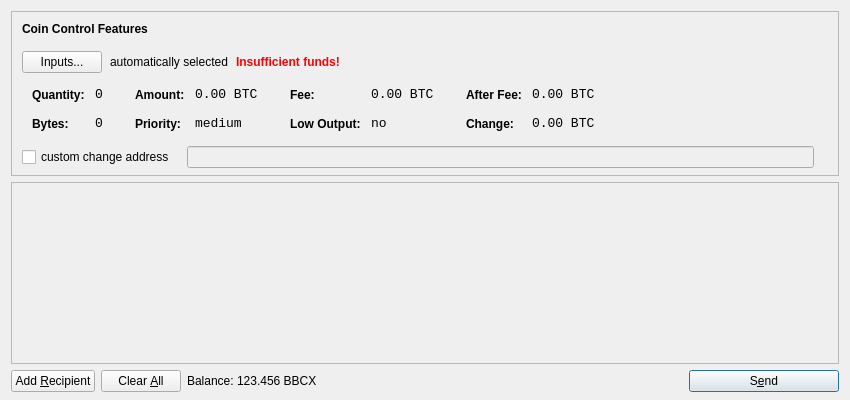
<?xml version="1.0" encoding="UTF-8"?>
<ui version="4.0">
 <class>SendCoinsDialog</class>
 <widget class="QDialog" name="SendCoinsDialog">
  <property name="geometry">
   <rect>
    <x>0</x>
    <y>0</y>
    <width>850</width>
    <height>400</height>
   </rect>
  </property>
  <property name="windowTitle">
   <string>Send Coins</string>
  </property>
  <layout class="QVBoxLayout" name="verticalLayout" stretch="0,1,0">
   <property name="bottomMargin">
    <number>8</number>
   </property>
   <item>
    <widget class="QFrame" name="frameCoinControl">
     <property name="sizePolicy">
      <sizepolicy hsizetype="Expanding" vsizetype="Expanding">
       <horstretch>0</horstretch>
       <verstretch>0</verstretch>
      </sizepolicy>
     </property>
     <property name="maximumSize">
      <size>
       <width>16777215</width>
       <height>16777215</height>
      </size>
     </property>
     <property name="frameShape">
      <enum>QFrame::StyledPanel</enum>
     </property>
     <property name="frameShadow">
      <enum>QFrame::Sunken</enum>
     </property>
     <layout class="QVBoxLayout" name="verticalLayoutCoinControl2">
      <property name="spacing">
       <number>-1</number>
      </property>
      <property name="leftMargin">
       <number>0</number>
      </property>
      <property name="topMargin">
       <number>0</number>
      </property>
      <property name="rightMargin">
       <number>0</number>
      </property>
      <property name="bottomMargin">
       <number>6</number>
      </property>
      <item>
       <layout class="QVBoxLayout" name="verticalLayoutCoinControl" stretch="0,0,0,0,1">
        <property name="spacing">
         <number>0</number>
        </property>
        <property name="leftMargin">
         <number>10</number>
        </property>
        <property name="topMargin">
         <number>10</number>
        </property>
        <item>
         <layout class="QHBoxLayout" name="horizontalLayoutCoinControl1">
          <property name="bottomMargin">
           <number>15</number>
          </property>
          <item>
           <widget class="QLabel" name="labelCoinControlFeatures">
            <property name="sizePolicy">
             <sizepolicy hsizetype="Preferred" vsizetype="Maximum">
              <horstretch>0</horstretch>
              <verstretch>0</verstretch>
             </sizepolicy>
            </property>
            <property name="font">
             <font>
              <weight>75</weight>
              <bold>true</bold>
             </font>
            </property>
            <property name="styleSheet">
             <string notr="true">font-weight:bold;</string>
            </property>
            <property name="text">
             <string>Coin Control Features</string>
            </property>
           </widget>
          </item>
         </layout>
        </item>
        <item>
         <layout class="QHBoxLayout" name="horizontalLayoutCoinControl2" stretch="0,0,0,0">
          <property name="spacing">
           <number>8</number>
          </property>
          <property name="bottomMargin">
           <number>10</number>
          </property>
          <item>
           <widget class="QPushButton" name="pushButtonCoinControl">
            <property name="styleSheet">
             <string notr="true"/>
            </property>
            <property name="text">
             <string>Inputs...</string>
            </property>
           </widget>
          </item>
          <item>
           <widget class="QLabel" name="labelCoinControlAutomaticallySelected">
            <property name="text">
             <string>automatically selected</string>
            </property>
            <property name="margin">
             <number>5</number>
            </property>
           </widget>
          </item>
          <item>
           <widget class="QLabel" name="labelCoinControlInsuffFunds">
            <property name="font">
             <font>
              <weight>75</weight>
              <bold>true</bold>
             </font>
            </property>
            <property name="styleSheet">
             <string notr="true">color:red;font-weight:bold;</string>
            </property>
            <property name="text">
             <string>Insufficient funds!</string>
            </property>
            <property name="margin">
             <number>5</number>
            </property>
           </widget>
          </item>
          <item>
           <spacer name="horizontalSpacerCoinControl">
            <property name="orientation">
             <enum>Qt::Horizontal</enum>
            </property>
            <property name="sizeHint" stdset="0">
             <size>
              <width>40</width>
              <height>1</height>
             </size>
            </property>
           </spacer>
          </item>
         </layout>
        </item>
        <item>
         <widget class="QWidget" name="widgetCoinControl" native="true">
          <property name="sizePolicy">
           <sizepolicy hsizetype="Preferred" vsizetype="Preferred">
            <horstretch>0</horstretch>
            <verstretch>0</verstretch>
           </sizepolicy>
          </property>
          <property name="minimumSize">
           <size>
            <width>0</width>
            <height>0</height>
           </size>
          </property>
          <property name="styleSheet">
           <string notr="true"/>
          </property>
          <layout class="QHBoxLayout" name="horizontalLayoutCoinControl5">
           <property name="margin">
            <number>0</number>
           </property>
           <item>
            <layout class="QHBoxLayout" name="horizontalLayoutCoinControl3" stretch="0,0,0,1">
             <property name="spacing">
              <number>20</number>
             </property>
             <property name="topMargin">
              <number>0</number>
             </property>
             <property name="bottomMargin">
              <number>10</number>
             </property>
             <item>
              <layout class="QFormLayout" name="formLayoutCoinControl1">
               <property name="horizontalSpacing">
                <number>10</number>
               </property>
               <property name="verticalSpacing">
                <number>14</number>
               </property>
               <property name="leftMargin">
                <number>10</number>
               </property>
               <property name="topMargin">
                <number>4</number>
               </property>
               <property name="rightMargin">
                <number>6</number>
               </property>
               <item row="0" column="0">
                <widget class="QLabel" name="labelCoinControlQuantityText">
                 <property name="styleSheet">
                  <string notr="true">font-weight:bold;</string>
                 </property>
                 <property name="text">
                  <string>Quantity:</string>
                 </property>
                 <property name="margin">
                  <number>0</number>
                 </property>
                </widget>
               </item>
               <item row="0" column="1">
                <widget class="QLabel" name="labelCoinControlQuantity">
                 <property name="font">
                  <font>
                   <family>Monospace</family>
                   <pointsize>10</pointsize>
                  </font>
                 </property>
                 <property name="cursor">
                  <cursorShape>IBeamCursor</cursorShape>
                 </property>
                 <property name="contextMenuPolicy">
                  <enum>Qt::ActionsContextMenu</enum>
                 </property>
                 <property name="text">
                  <string notr="true">0</string>
                 </property>
                 <property name="margin">
                  <number>0</number>
                 </property>
                 <property name="textInteractionFlags">
                  <set>Qt::LinksAccessibleByMouse|Qt::TextSelectableByKeyboard|Qt::TextSelectableByMouse</set>
                 </property>
                </widget>
               </item>
               <item row="1" column="0">
                <widget class="QLabel" name="labelCoinControlBytesText">
                 <property name="styleSheet">
                  <string notr="true">font-weight:bold;</string>
                 </property>
                 <property name="text">
                  <string>Bytes:</string>
                 </property>
                </widget>
               </item>
               <item row="1" column="1">
                <widget class="QLabel" name="labelCoinControlBytes">
                 <property name="font">
                  <font>
                   <family>Monospace</family>
                   <pointsize>10</pointsize>
                  </font>
                 </property>
                 <property name="cursor">
                  <cursorShape>IBeamCursor</cursorShape>
                 </property>
                 <property name="contextMenuPolicy">
                  <enum>Qt::ActionsContextMenu</enum>
                 </property>
                 <property name="text">
                  <string notr="true">0</string>
                 </property>
                 <property name="textInteractionFlags">
                  <set>Qt::LinksAccessibleByMouse|Qt::TextSelectableByKeyboard|Qt::TextSelectableByMouse</set>
                 </property>
                </widget>
               </item>
              </layout>
             </item>
             <item>
              <layout class="QFormLayout" name="formLayoutCoinControl2">
               <property name="horizontalSpacing">
                <number>10</number>
               </property>
               <property name="verticalSpacing">
                <number>14</number>
               </property>
               <property name="leftMargin">
                <number>6</number>
               </property>
               <property name="topMargin">
                <number>4</number>
               </property>
               <property name="rightMargin">
                <number>6</number>
               </property>
               <item row="0" column="0">
                <widget class="QLabel" name="labelCoinControlAmountText">
                 <property name="styleSheet">
                  <string notr="true">font-weight:bold;</string>
                 </property>
                 <property name="text">
                  <string>Amount:</string>
                 </property>
                 <property name="margin">
                  <number>0</number>
                 </property>
                </widget>
               </item>
               <item row="0" column="1">
                <widget class="QLabel" name="labelCoinControlAmount">
                 <property name="font">
                  <font>
                   <family>Monospace</family>
                   <pointsize>10</pointsize>
                  </font>
                 </property>
                 <property name="cursor">
                  <cursorShape>IBeamCursor</cursorShape>
                 </property>
                 <property name="contextMenuPolicy">
                  <enum>Qt::ActionsContextMenu</enum>
                 </property>
                 <property name="text">
                  <string notr="true">0.00 BTC</string>
                 </property>
                 <property name="textInteractionFlags">
                  <set>Qt::LinksAccessibleByMouse|Qt::TextSelectableByKeyboard|Qt::TextSelectableByMouse</set>
                 </property>
                </widget>
               </item>
               <item row="1" column="0">
                <widget class="QLabel" name="labelCoinControlPriorityText">
                 <property name="styleSheet">
                  <string notr="true">font-weight:bold;</string>
                 </property>
                 <property name="text">
                  <string>Priority:</string>
                 </property>
                </widget>
               </item>
               <item row="1" column="1">
                <widget class="QLabel" name="labelCoinControlPriority">
                 <property name="font">
                  <font>
                   <family>Monospace</family>
                   <pointsize>10</pointsize>
                  </font>
                 </property>
                 <property name="cursor">
                  <cursorShape>IBeamCursor</cursorShape>
                 </property>
                 <property name="contextMenuPolicy">
                  <enum>Qt::ActionsContextMenu</enum>
                 </property>
                 <property name="text">
                  <string>medium</string>
                 </property>
                 <property name="textInteractionFlags">
                  <set>Qt::LinksAccessibleByMouse|Qt::TextSelectableByKeyboard|Qt::TextSelectableByMouse</set>
                 </property>
                </widget>
               </item>
              </layout>
             </item>
             <item>
              <layout class="QFormLayout" name="formLayoutCoinControl3">
               <property name="horizontalSpacing">
                <number>10</number>
               </property>
               <property name="verticalSpacing">
                <number>14</number>
               </property>
               <property name="leftMargin">
                <number>6</number>
               </property>
               <property name="topMargin">
                <number>4</number>
               </property>
               <property name="rightMargin">
                <number>6</number>
               </property>
               <item row="0" column="0">
                <widget class="QLabel" name="labelCoinControlFeeText">
                 <property name="styleSheet">
                  <string notr="true">font-weight:bold;</string>
                 </property>
                 <property name="text">
                  <string>Fee:</string>
                 </property>
                 <property name="margin">
                  <number>0</number>
                 </property>
                </widget>
               </item>
               <item row="0" column="1">
                <widget class="QLabel" name="labelCoinControlFee">
                 <property name="font">
                  <font>
                   <family>Monospace</family>
                   <pointsize>10</pointsize>
                  </font>
                 </property>
                 <property name="cursor">
                  <cursorShape>IBeamCursor</cursorShape>
                 </property>
                 <property name="contextMenuPolicy">
                  <enum>Qt::ActionsContextMenu</enum>
                 </property>
                 <property name="text">
                  <string notr="true">0.00 BTC</string>
                 </property>
                 <property name="textInteractionFlags">
                  <set>Qt::LinksAccessibleByMouse|Qt::TextSelectableByKeyboard|Qt::TextSelectableByMouse</set>
                 </property>
                </widget>
               </item>
               <item row="1" column="0">
                <widget class="QLabel" name="labelCoinControlLowOutputText">
                 <property name="styleSheet">
                  <string notr="true">font-weight:bold;</string>
                 </property>
                 <property name="text">
                  <string>Low Output:</string>
                 </property>
                </widget>
               </item>
               <item row="1" column="1">
                <widget class="QLabel" name="labelCoinControlLowOutput">
                 <property name="font">
                  <font>
                   <family>Monospace</family>
                   <pointsize>10</pointsize>
                  </font>
                 </property>
                 <property name="cursor">
                  <cursorShape>IBeamCursor</cursorShape>
                 </property>
                 <property name="contextMenuPolicy">
                  <enum>Qt::ActionsContextMenu</enum>
                 </property>
                 <property name="text">
                  <string>no</string>
                 </property>
                 <property name="textInteractionFlags">
                  <set>Qt::LinksAccessibleByMouse|Qt::TextSelectableByKeyboard|Qt::TextSelectableByMouse</set>
                 </property>
                </widget>
               </item>
              </layout>
             </item>
             <item>
              <layout class="QFormLayout" name="formLayoutCoinControl4">
               <property name="horizontalSpacing">
                <number>10</number>
               </property>
               <property name="verticalSpacing">
                <number>14</number>
               </property>
               <property name="leftMargin">
                <number>6</number>
               </property>
               <property name="topMargin">
                <number>4</number>
               </property>
               <property name="rightMargin">
                <number>6</number>
               </property>
               <item row="0" column="0">
                <widget class="QLabel" name="labelCoinControlAfterFeeText">
                 <property name="styleSheet">
                  <string notr="true">font-weight:bold;</string>
                 </property>
                 <property name="text">
                  <string>After Fee:</string>
                 </property>
                 <property name="margin">
                  <number>0</number>
                 </property>
                </widget>
               </item>
               <item row="0" column="1">
                <widget class="QLabel" name="labelCoinControlAfterFee">
                 <property name="font">
                  <font>
                   <family>Monospace</family>
                   <pointsize>10</pointsize>
                  </font>
                 </property>
                 <property name="cursor">
                  <cursorShape>IBeamCursor</cursorShape>
                 </property>
                 <property name="contextMenuPolicy">
                  <enum>Qt::ActionsContextMenu</enum>
                 </property>
                 <property name="text">
                  <string notr="true">0.00 BTC</string>
                 </property>
                 <property name="textInteractionFlags">
                  <set>Qt::LinksAccessibleByMouse|Qt::TextSelectableByKeyboard|Qt::TextSelectableByMouse</set>
                 </property>
                </widget>
               </item>
               <item row="1" column="0">
                <widget class="QLabel" name="labelCoinControlChangeText">
                 <property name="styleSheet">
                  <string notr="true">font-weight:bold;</string>
                 </property>
                 <property name="text">
                  <string>Change:</string>
                 </property>
                </widget>
               </item>
               <item row="1" column="1">
                <widget class="QLabel" name="labelCoinControlChange">
                 <property name="font">
                  <font>
                   <family>Monospace</family>
                   <pointsize>10</pointsize>
                  </font>
                 </property>
                 <property name="cursor">
                  <cursorShape>IBeamCursor</cursorShape>
                 </property>
                 <property name="contextMenuPolicy">
                  <enum>Qt::ActionsContextMenu</enum>
                 </property>
                 <property name="text">
                  <string notr="true">0.00 BTC</string>
                 </property>
                 <property name="textInteractionFlags">
                  <set>Qt::LinksAccessibleByMouse|Qt::TextSelectableByKeyboard|Qt::TextSelectableByMouse</set>
                 </property>
                </widget>
               </item>
              </layout>
             </item>
            </layout>
           </item>
          </layout>
         </widget>
        </item>
        <item>
         <layout class="QHBoxLayout" name="horizontalLayoutCoinControl4" stretch="0,0,0">
          <property name="spacing">
           <number>12</number>
          </property>
          <property name="sizeConstraint">
           <enum>QLayout::SetDefaultConstraint</enum>
          </property>
          <property name="topMargin">
           <number>5</number>
          </property>
          <property name="rightMargin">
           <number>5</number>
          </property>
          <item>
           <widget class="QCheckBox" name="checkBoxCoinControlChange">
            <property name="text">
             <string>custom change address</string>
            </property>
           </widget>
          </item>
          <item>
           <widget class="QLineEdit" name="lineEditCoinControlChange">
            <property name="enabled">
             <bool>false</bool>
            </property>
            <property name="sizePolicy">
             <sizepolicy hsizetype="Expanding" vsizetype="Fixed">
              <horstretch>0</horstretch>
              <verstretch>0</verstretch>
             </sizepolicy>
            </property>
           </widget>
          </item>
          <item>
           <widget class="QLabel" name="labelCoinControlChangeLabel">
            <property name="sizePolicy">
             <sizepolicy hsizetype="Preferred" vsizetype="Expanding">
              <horstretch>0</horstretch>
              <verstretch>0</verstretch>
             </sizepolicy>
            </property>
            <property name="minimumSize">
             <size>
              <width>0</width>
              <height>0</height>
             </size>
            </property>
            <property name="text">
             <string/>
            </property>
            <property name="margin">
             <number>3</number>
            </property>
           </widget>
          </item>
         </layout>
        </item>
        <item>
         <spacer name="verticalSpacerCoinControl">
          <property name="orientation">
           <enum>Qt::Vertical</enum>
          </property>
          <property name="sizeHint" stdset="0">
           <size>
            <width>800</width>
            <height>1</height>
           </size>
          </property>
         </spacer>
        </item>
       </layout>
      </item>
     </layout>
    </widget>
   </item>
   <item>
    <widget class="QScrollArea" name="scrollArea">
     <property name="widgetResizable">
      <bool>true</bool>
     </property>
     <widget class="QWidget" name="scrollAreaWidgetContents">
      <property name="geometry">
       <rect>
        <x>0</x>
        <y>0</y>
        <width>830</width>
        <height>165</height>
       </rect>
      </property>
      <layout class="QVBoxLayout" name="verticalLayout_2">
       <property name="margin">
        <number>0</number>
       </property>
       <item>
        <layout class="QVBoxLayout" name="entries">
         <property name="spacing">
          <number>6</number>
         </property>
        </layout>
       </item>
       <item>
        <spacer name="verticalSpacer">
         <property name="orientation">
          <enum>Qt::Vertical</enum>
         </property>
         <property name="sizeHint" stdset="0">
          <size>
           <width>20</width>
           <height>40</height>
          </size>
         </property>
        </spacer>
       </item>
      </layout>
     </widget>
    </widget>
   </item>
   <item>
    <layout class="QHBoxLayout" name="horizontalLayout">
     <item>
      <widget class="QPushButton" name="addButton">
       <property name="toolTip">
        <string>Send to multiple recipients at once</string>
       </property>
       <property name="text">
        <string>Add &amp;Recipient</string>
       </property>
       <property name="icon">
        <iconset resource="../bitcoin.qrc">
         <normaloff>:/icons/add</normaloff>:/icons/add</iconset>
       </property>
       <property name="autoDefault">
        <bool>false</bool>
       </property>
      </widget>
     </item>
     <item>
      <widget class="QPushButton" name="clearButton">
       <property name="sizePolicy">
        <sizepolicy hsizetype="Minimum" vsizetype="Fixed">
         <horstretch>0</horstretch>
         <verstretch>0</verstretch>
        </sizepolicy>
       </property>
       <property name="toolTip">
        <string>Remove all transaction fields</string>
       </property>
       <property name="text">
        <string>Clear &amp;All</string>
       </property>
       <property name="icon">
        <iconset resource="../bitcoin.qrc">
         <normaloff>:/icons/remove</normaloff>:/icons/remove</iconset>
       </property>
       <property name="autoRepeatDelay">
        <number>300</number>
       </property>
       <property name="autoDefault">
        <bool>false</bool>
       </property>
      </widget>
     </item>
     <item>
      <layout class="QHBoxLayout" name="horizontalLayout_2">
       <property name="spacing">
        <number>3</number>
       </property>
       <item>
        <widget class="QLabel" name="label">
         <property name="text">
          <string>Balance:</string>
         </property>
        </widget>
       </item>
       <item>
        <widget class="QLabel" name="labelBalance">
         <property name="cursor">
          <cursorShape>IBeamCursor</cursorShape>
         </property>
         <property name="text">
          <string>123.456 BBCX</string>
         </property>
         <property name="textInteractionFlags">
          <set>Qt::LinksAccessibleByMouse|Qt::TextSelectableByKeyboard|Qt::TextSelectableByMouse</set>
         </property>
        </widget>
       </item>
      </layout>
     </item>
     <item>
      <spacer name="horizontalSpacer">
       <property name="orientation">
        <enum>Qt::Horizontal</enum>
       </property>
       <property name="sizeHint" stdset="0">
        <size>
         <width>40</width>
         <height>20</height>
        </size>
       </property>
      </spacer>
     </item>
     <item>
      <widget class="QPushButton" name="sendButton">
       <property name="minimumSize">
        <size>
         <width>150</width>
         <height>0</height>
        </size>
       </property>
       <property name="toolTip">
        <string>Confirm the send action</string>
       </property>
       <property name="text">
        <string>S&amp;end</string>
       </property>
       <property name="icon">
        <iconset resource="../bitcoin.qrc">
         <normaloff>:/icons/send</normaloff>:/icons/send</iconset>
       </property>
       <property name="default">
        <bool>true</bool>
       </property>
      </widget>
     </item>
    </layout>
   </item>
  </layout>
 </widget>
 <resources>
  <include location="../bitcoin.qrc"/>
 </resources>
 <connections/>
</ui>
